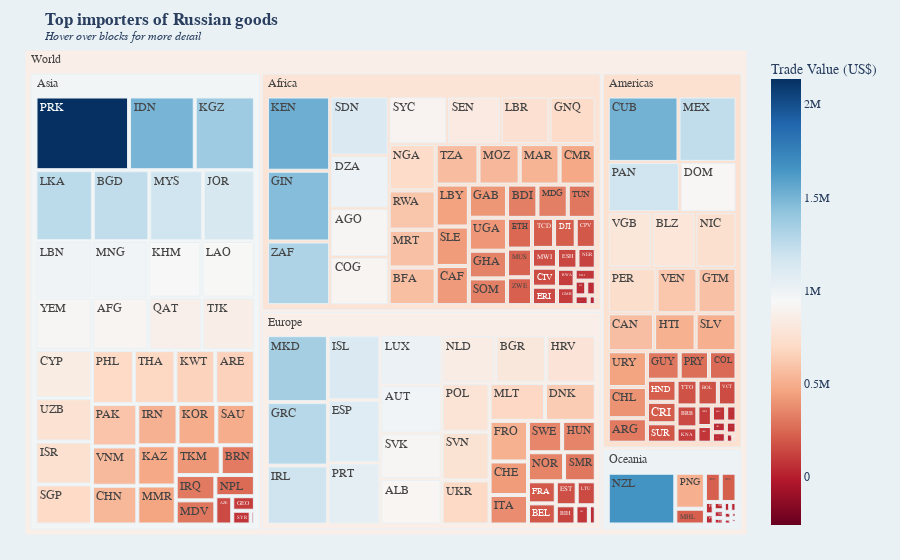

Write notebook code for a chart like this one.
### Markdown cell above
### <div style="font-family: Trebuchet MS; background-color: #87beda; color: #FFFFFF; padding: 12px; line-height: 1.5;">III. Break down of Trade by Continent & Country 🌎</div>
The following map showcases the overall export so far to each country, for every continent.  
**.: Scale :.**  
<span style="background-color: #87beda">High t</span><span style="background-color: #f09b7a">o Low</span>  
🟦   >  🟥
___

### Code cell
# Tree map
fig = px.treemap(total, path=[px.Constant('World'), 'Continent', 'Partner ISO'], values='Trade Value (US$)', color='Trade Value (US$)', hover_data=['Partner ISO'],
                  color_continuous_scale='RdBu',color_continuous_midpoint=np.percentile(total['Trade Value (US$)'],85), template='plotly_white')
fig.update_layout(font_family="verdana", font_size=12, paper_bgcolor="#e9f1f5",plot_bgcolor="#e9f1f5",title='<b>Top importers of Russian goods</b> <br><sup><i>Hover over blocks for more detail</i></sup>',)
fig.update_layout(margin = dict(t=50, l=25, r=25, b=25))
fig.show()

### Figure 1 — Plotly figure (JSON) as saved in the notebook; plotly's stock layout.template omitted (floating-point values rounded to 4 significant figures; data arrays with more than 128 entries replaced by an {"elided": "..."} marker saying what was removed)
{"data": [{"branchvalues": "total", "customdata": {"elided": "181x2 mixed values"}, "domain": {"x": [0, 1], "y": [0, 1]}, "hovertemplate": "labels=%{label}<br>Trade Value (US$)_sum=%{value}<br>parent=%{parent}<br>id=%{id}<br>Partner ISO=%{customdata[0]}<br>Trade Value (US$)=%{color}<extra></extra>", "ids": {"elided": "181 str values"}, "labels": {"elided": "181 str values"}, "marker": {"coloraxis": "coloraxis", "colors": {"elided": "181 float values"}}, "name": "", "parents": {"elided": "181 str values"}, "type": "treemap", "values": {"elided": "181 int values"}}], "layout": {"autosize": true, "coloraxis": {"cmid": 938800.0, "colorbar": {"title": {"text": "Trade Value (US$)"}}, "colorscale": [[0, "rgb(103,0,31)"], [0.1, "rgb(178,24,43)"], [0.2, "rgb(214,96,77)"], [0.3, "rgb(244,165,130)"], [0.4, "rgb(253,219,199)"], [0.5, "rgb(247,247,247)"], [0.6, "rgb(209,229,240)"], [0.7, "rgb(146,197,222)"], [0.8, "rgb(67,147,195)"], [0.9, "rgb(33,102,172)"], [1, "rgb(5,48,97)"]]}, "font": {"family": "verdana", "size": 12}, "legend": {"tracegroupgap": 0}, "margin": {"b": 25, "l": 25, "r": 25, "t": 50}, "paper_bgcolor": "#e9f1f5", "plot_bgcolor": "#e9f1f5", "title": {"text": "<b>Top importers of Russian goods</b> <br><sup><i>Hover over blocks for more detail</i></sup>"}}}
